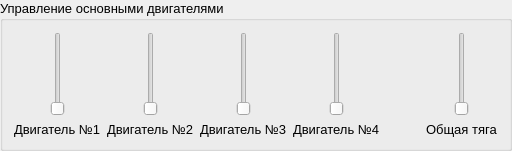
                <widget class="QGroupBox" name="groupBox_4">
                 <property name="font">
                  <font>
                   <pointsize>10</pointsize>
                  </font>
                 </property>
                 <property name="title">
                  <string>Управление основными двигателями</string>
                 </property>
                 <layout class="QHBoxLayout" name="horizontalLayout_14">
                  <item>
                   <layout class="QVBoxLayout" name="verticalLayout_8">
                    <item>
                     <widget class="QSlider" name="verticalSlider">
                      <property name="sizePolicy">
                       <sizepolicy hsizetype="Minimum" vsizetype="Expanding">
                        <horstretch>0</horstretch>
                        <verstretch>0</verstretch>
                       </sizepolicy>
                      </property>
                      <property name="singleStep">
                       <number>1</number>
                      </property>
                      <property name="orientation">
                       <enum>Qt::Vertical</enum>
                      </property>
                     </widget>
                    </item>
                    <item>
                     <widget class="QLabel" name="label_5">
                      <property name="text">
                       <string>Двигатель №1</string>
                      </property>
                     </widget>
                    </item>
                   </layout>
                  </item>
                  <item>
                   <layout class="QVBoxLayout" name="verticalLayout_10">
                    <item>
                     <widget class="QSlider" name="verticalSlider_2">
                      <property name="sizePolicy">
                       <sizepolicy hsizetype="Minimum" vsizetype="Expanding">
                        <horstretch>0</horstretch>
                        <verstretch>0</verstretch>
                       </sizepolicy>
                      </property>
                      <property name="orientation">
                       <enum>Qt::Vertical</enum>
                      </property>
                     </widget>
                    </item>
                    <item>
                     <widget class="QLabel" name="label_6">
                      <property name="text">
                       <string>Двигатель №2</string>
                      </property>
                     </widget>
                    </item>
                   </layout>
                  </item>
                  <item>
                   <layout class="QVBoxLayout" name="verticalLayout_11">
                    <item>
                     <widget class="QSlider" name="verticalSlider_3">
                      <property name="sizePolicy">
                       <sizepolicy hsizetype="Minimum" vsizetype="Expanding">
                        <horstretch>0</horstretch>
                        <verstretch>0</verstretch>
                       </sizepolicy>
                      </property>
                      <property name="orientation">
                       <enum>Qt::Vertical</enum>
                      </property>
                     </widget>
                    </item>
                    <item>
                     <widget class="QLabel" name="label_7">
                      <property name="text">
                       <string>Двигатель №3</string>
                      </property>
                     </widget>
                    </item>
                   </layout>
                  </item>
                  <item>
                   <layout class="QVBoxLayout" name="verticalLayout_12">
                    <item>
                     <widget class="QSlider" name="verticalSlider_4">
                      <property name="sizePolicy">
                       <sizepolicy hsizetype="Minimum" vsizetype="Expanding">
                        <horstretch>0</horstretch>
                        <verstretch>0</verstretch>
                       </sizepolicy>
                      </property>
                      <property name="orientation">
                       <enum>Qt::Vertical</enum>
                      </property>
                     </widget>
                    </item>
                    <item>
                     <widget class="QLabel" name="label_8">
                      <property name="text">
                       <string>Двигатель №4</string>
                      </property>
                     </widget>
                    </item>
                   </layout>
                  </item>
                  <item>
                   <spacer name="horizontalSpacer_3">
                    <property name="orientation">
                     <enum>Qt::Horizontal</enum>
                    </property>
                    <property name="sizeHint" stdset="0">
                     <size>
                      <width>40</width>
                      <height>20</height>
                     </size>
                    </property>
                   </spacer>
                  </item>
                  <item>
                   <layout class="QVBoxLayout" name="verticalLayout_13">
                    <item>
                     <widget class="QSlider" name="verticalSlider_5">
                      <property name="sizePolicy">
                       <sizepolicy hsizetype="Minimum" vsizetype="Expanding">
                        <horstretch>0</horstretch>
                        <verstretch>0</verstretch>
                       </sizepolicy>
                      </property>
                      <property name="orientation">
                       <enum>Qt::Vertical</enum>
                      </property>
                     </widget>
                    </item>
                    <item>
                     <widget class="QLabel" name="label_9">
                      <property name="text">
                       <string>Общая тяга</string>
                      </property>
                     </widget>
                    </item>
                   </layout>
                  </item>
                 </layout>
                </widget>
